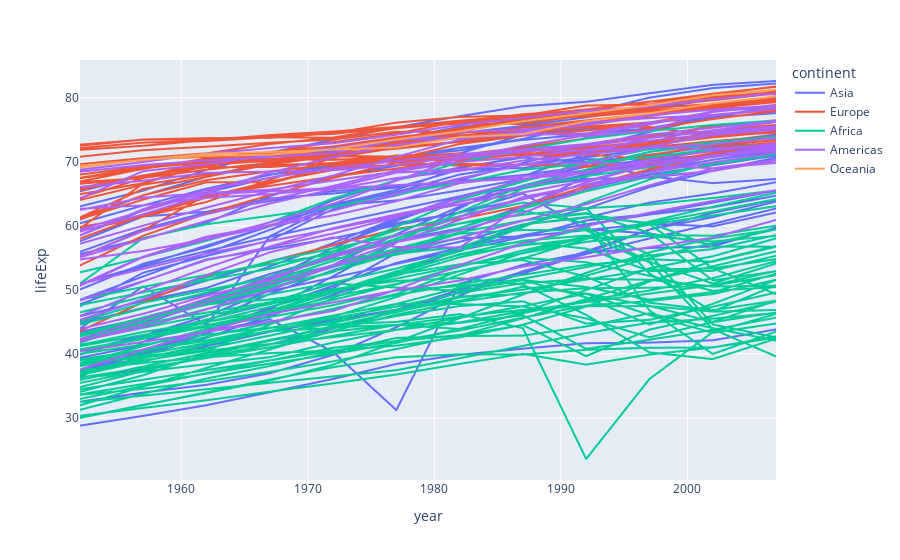

The code cell stored with this chart in its notebook:
### Markdown cell above
__Variation of life expectancy of india and canada__

### Code cell
px.line(data, x = 'year', y = 'lifeExp', color = 'continent', hover_name = 'country', line_group = 'country')
